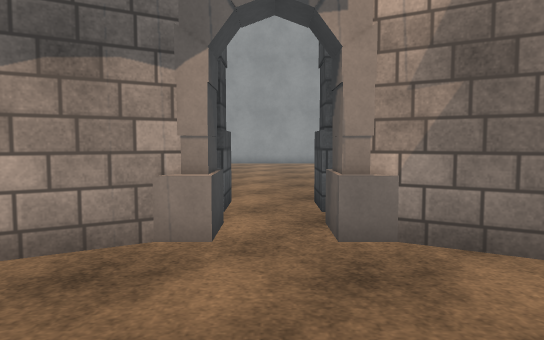
View 1 (above)

24 first-person views from a walk through a Unity game level. The camera is 1.2 m above the floor, tilts 4° down and sees 70° across. The floor is counted in squares, 1 m on a side. Each view is taken from the middle of a square. On the plan, view 1 faces up. The plan holds only what a view shows up to about 15 squares ahead; the rest is blank. The player character is not drawn. Surface patterns are stand-ins for the level's own textures.

View 2
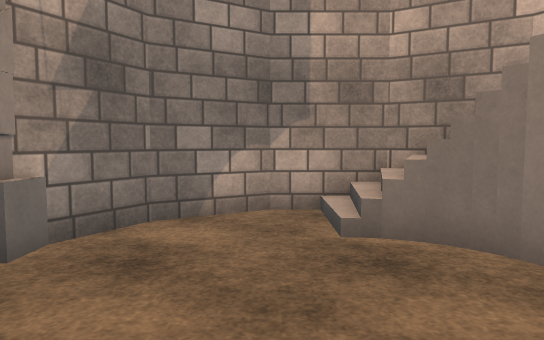

View 3
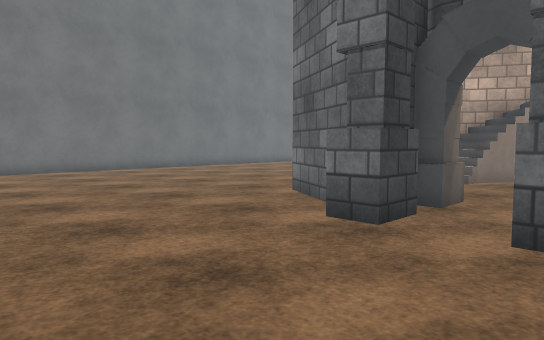

View 4
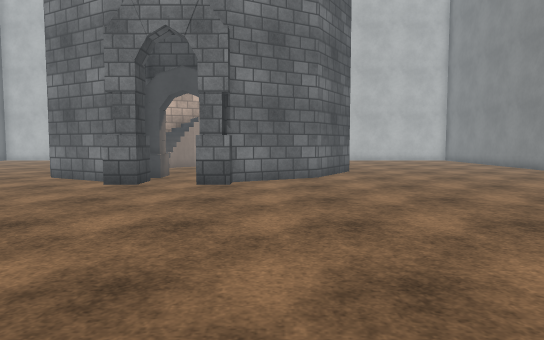

View 5
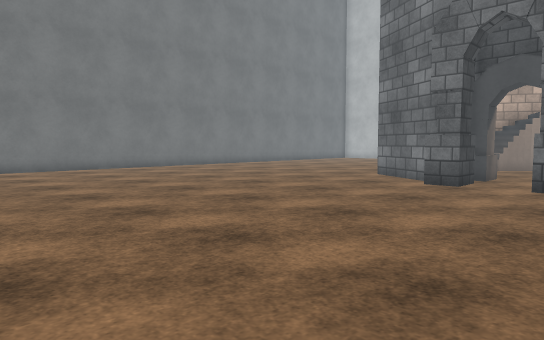

View 6
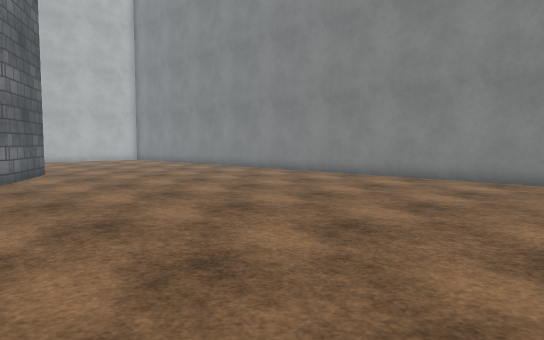

View 7
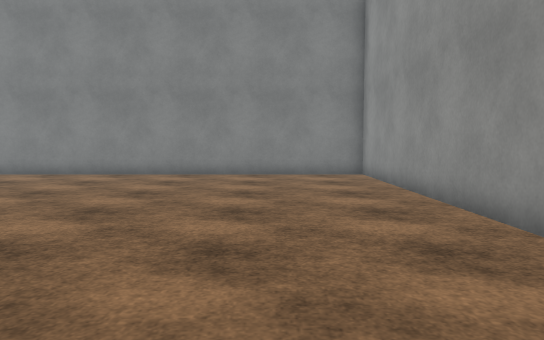

View 8
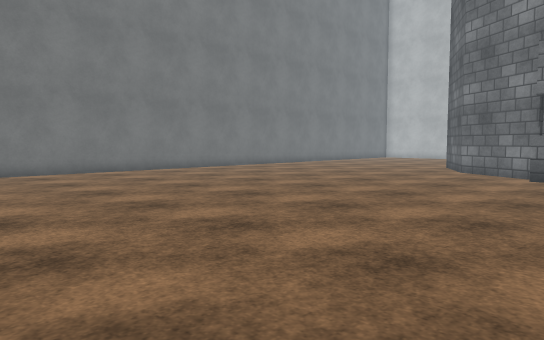

View 9
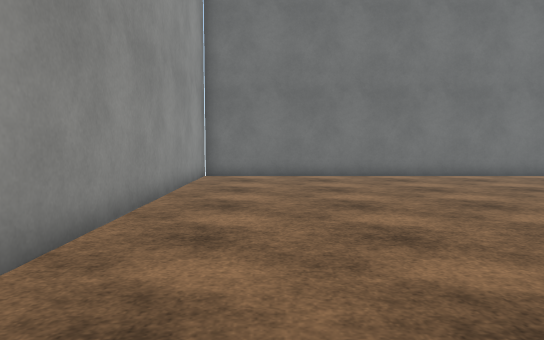

View 10
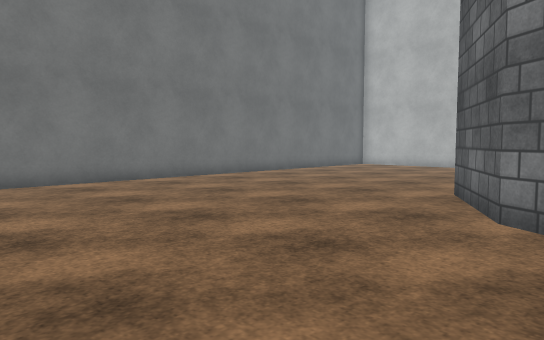

View 11
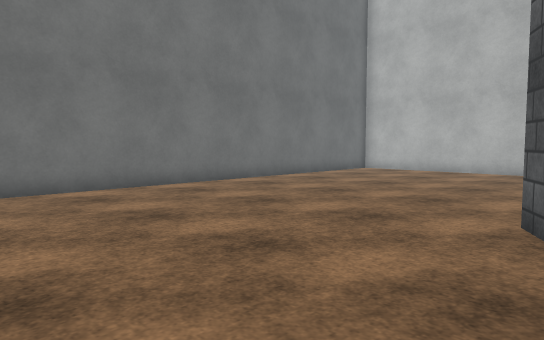

View 12
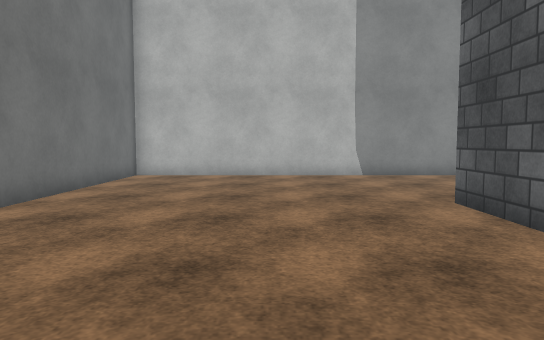

View 13
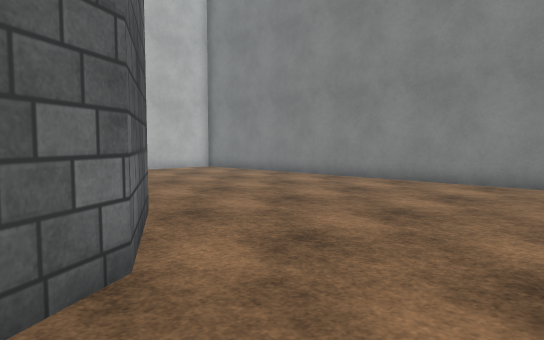

View 14
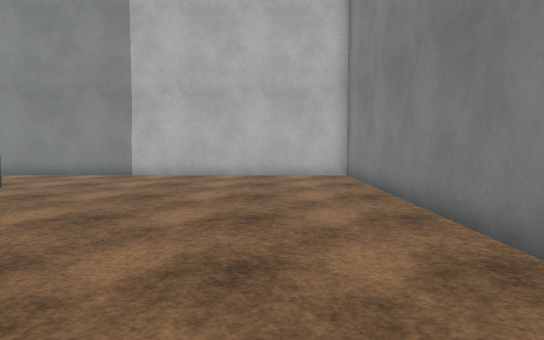

View 15
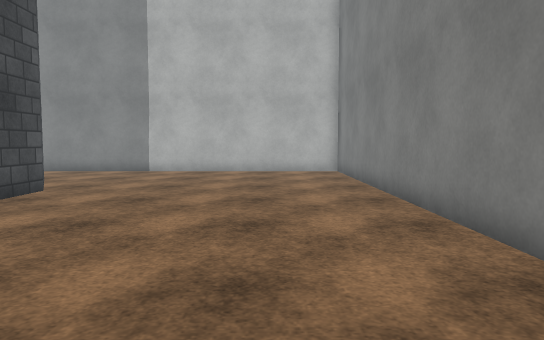

View 16
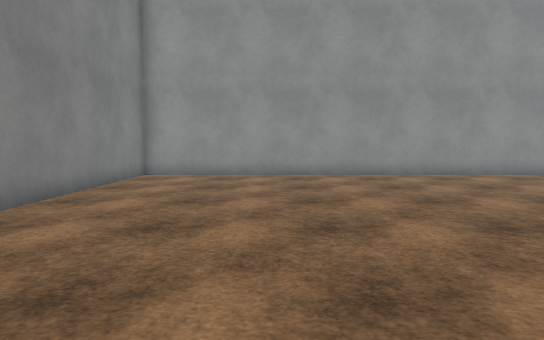

View 17
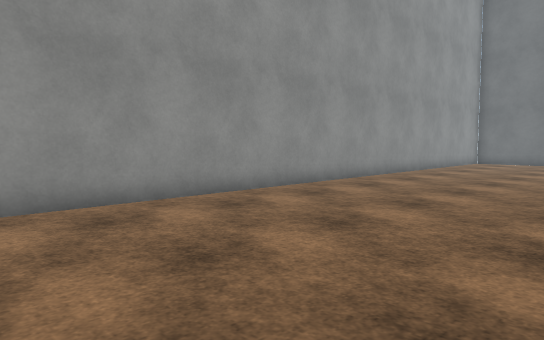

View 18
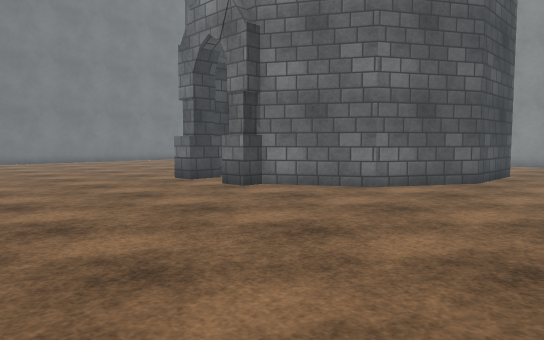

View 19
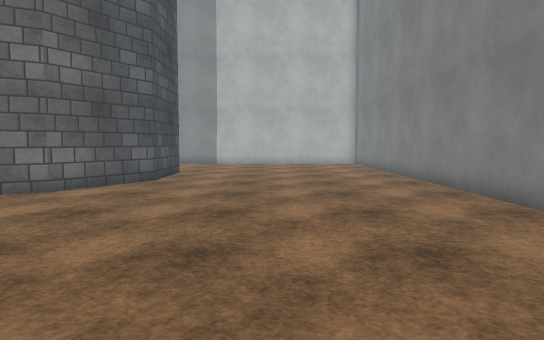

View 20
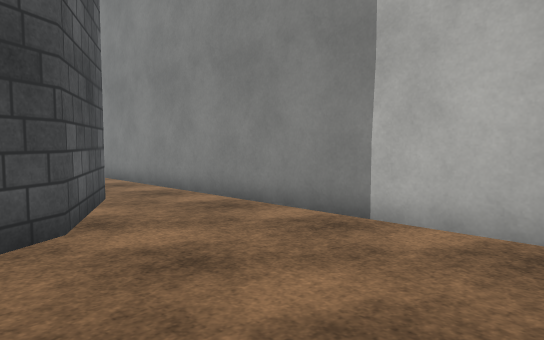

View 21
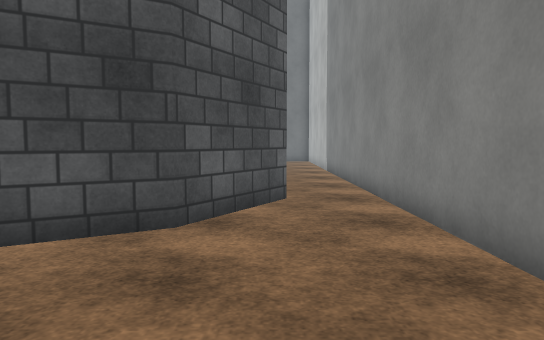

View 22
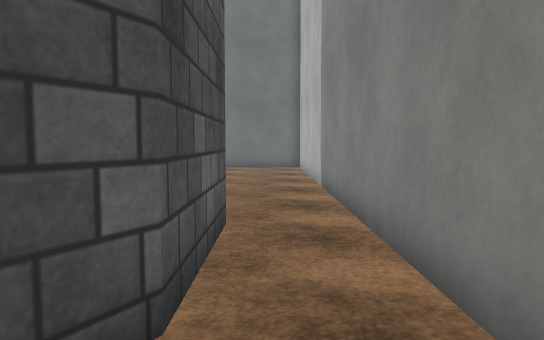

View 23
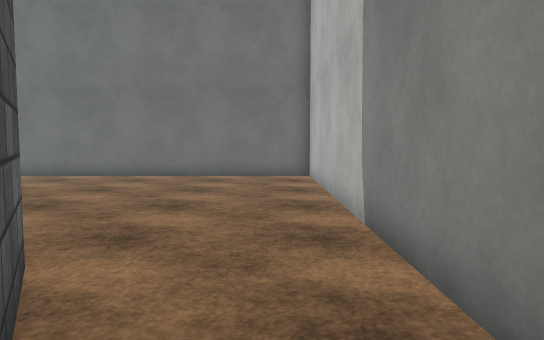

View 24
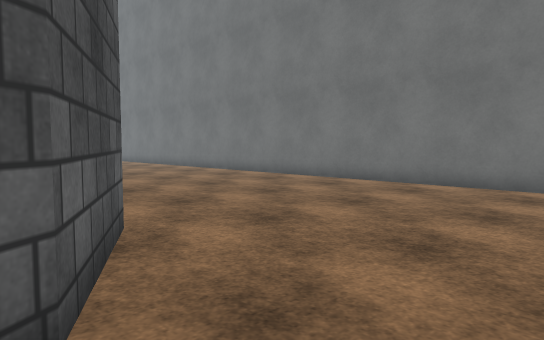

### Floor plan
Points are (right, up) in squares from view 1. A wall is a line through its corners. A room is listed if a view was taken in it or the views show most of it. See-through windows are left out.
Room 1 (views 1, 2)
walls: (-0.8, 4.8) (-1.1, 4.8) (-2.8, 3.8); (1.2, -2.9) (2.9, -1.9) (4, -0.1) (4, 2) (2.9, 3.8) (1.2, 4.8) (0.9, 4.8)
low walls: (-0.8, 4.6) (-1.5, 4.6); (1.6, 4.6) (0.9, 4.6)
ways out: opening at (0, 5) to room 2
Room 2 (views 3, 4, 5, 6, 7, 8, 9, 10, 11, 12, 13, 14, 15, 16, 17, 18, 19, 20, 21, 22, 23, 24)
walls: (0.9, 7.9) (1.9, 7.9); (-1.6, 7.9) (-0.8, 7.9); (1.7, 7.3) (4.7, 5.6) (6.4, 2.6); (-1.6, 7.1) (-1.6, 7.7) (-0.8, 7.7) (-0.8, 6.6); (0.9, 6.6) (0.9, 7.7) (1.6, 7.7); (-0.8, 5.9) (-0.8, 4.8); (1.4, 5.8) (1.4, 6.5); (0.9, 4.8) (0.9, 5.8); (6.3, 1.9) (6.3, -0.7) (4.7, -3.6) (2.7, -4.8); (-6.3, -0.8) (-6.3, 2.7) (-4.6, 5.6) (-1.8, 7.2) (-1.8, 7.7); (1.8, -5.3) (-1.6, -5.3) (-4.6, -3.6) (-5.6, -1.8); (-14.8, 22.5) (-14.8, -7.4) (15, -7.4) (15, 22.5) (-14.8, 22.5)
ways out: opening at (0, 5) to room 1

Where each view was taken, in squares from view 1:
view 1: 0 up, 0 right, facing up
view 2: 2 up, 3 left, facing right
view 3: 13 up, 2 left, facing down-right
view 4: 19 up, 3 left, facing down
view 5: 19 up, 3 left, facing down-right
view 6: 19 up, 2 left, facing down-left
view 7: 19 up, 0 right, facing left
view 8: 22 up, 1 left, facing down-right
view 9: 20 up, 1 right, facing right
view 10: 12 up, 3 right, facing down-right
view 11: 9 up, 5 right, facing down-right
view 12: 7 up, 10 right, facing down
view 13: 9 up, 3 left, facing down-left
view 14: 7 up, 12 left, facing down
view 15: 9 up, 12 left, facing down
view 16: 8 up, 10 left, facing up
view 17: 15 up, 9 left, facing up-right
view 18: 15 up, 10 left, facing down-right
view 19: 15 up, 10 left, facing down
view 20: 2 down, 10 left, facing down-right
view 21: 5 down, 10 left, facing right
view 22: 6 down, 4 left, facing right
view 23: 6 down, 1 right, facing right
view 24: 6 down, 4 right, facing up-right
